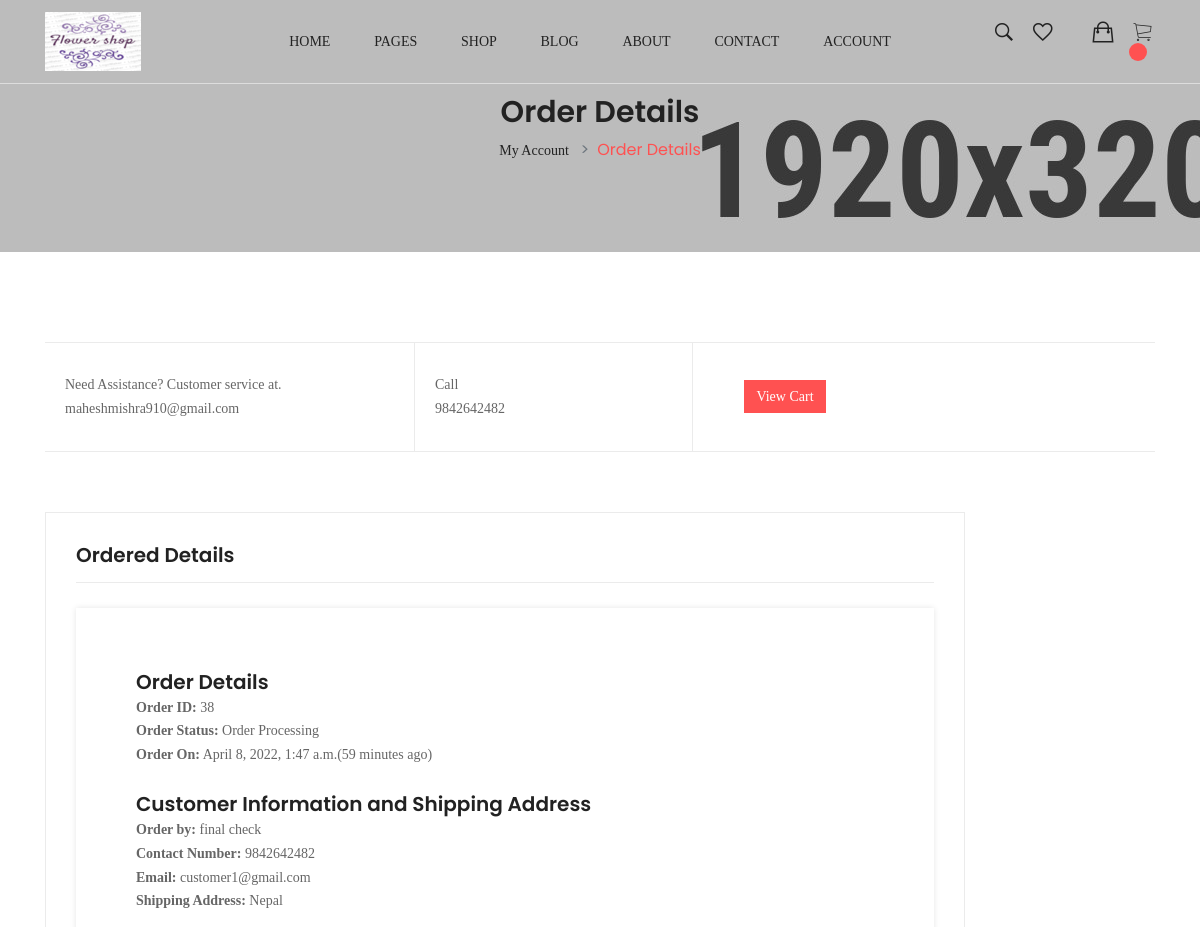
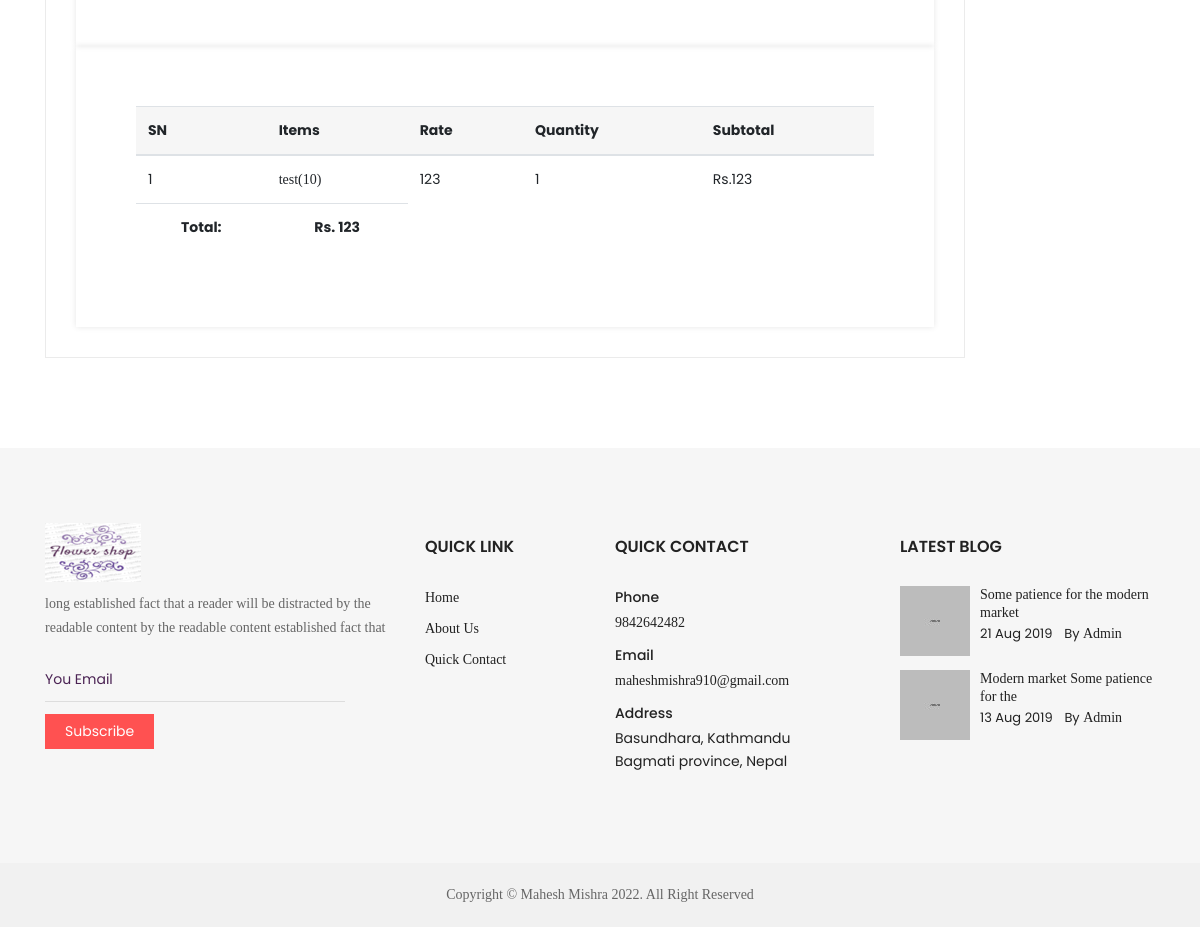
Page /profile/order-38/ (signed in) on the committed database (2 pictures, top to bottom).
### mainApp/models.py (models this page shows, shortened)
class Order(models.Model):
    cart = models.OneToOneField(Cart, on_delete=models.CASCADE)
    ordered_by = models.CharField(max_length=150)
    shipping_address = models.CharField(max_length=200)
    mobile = models.CharField(max_length=10)
    email = models.EmailField(null=True, blank=True)
    subtotal = models.PositiveIntegerField()
    discount = models.PositiveIntegerField()
    total = models.PositiveIntegerField()
    order_status = models.CharField(max_length=50, choices=ORDER_STATUS)
    created_at = models.DateTimeField(auto_now_add=True)
    payment_method = models.CharField(max_length=20, choices=METHOD, default="Cash On Delivery")
    patment_completed = models.BooleanField(default=False, null=True, blank=True)

class CartProduct(models.Model):
    cart = models.ForeignKey(Cart, on_delete=models.CASCADE)
    product = models.ForeignKey(Product, on_delete=models.CASCADE)
    rate = models.PositiveIntegerField()
    quantity = models.PositiveIntegerField()
    subtotal = models.PositiveIntegerField()

class Product(models.Model):
    title = models.CharField(max_length=150)
    slug = models.SlugField(unique=True)
    category = models.ForeignKey(Category, on_delete=models.CASCADE)
    image = models.ImageField(upload_to="products")
    marked_price = models.PositiveIntegerField()
    selling_prince = models.PositiveIntegerField()
    description = models.TextField()
    return_policy = models.CharField(max_length=300, null=True, blank=True)
    view_count = models.PositiveIntegerField(default=0)

### mainApp/views.py (the view)
# urls.py: path("profile/order-<int:pk>/", CustomerOrderDetailView.as_view(), name="customerorderdetail"),
class CustomerOrderDetailView(DetailView):
    template_name = "customerorderdetails.html"
    model = Order
    context_object_name = "ord_obj"
    def dispatch(self, request, *args, **kwargs):
        if request.user.is_authenticated and Customer.objects.filter(user=request.user).exists():
            order_id = self.kwargs["pk"]
            order = Order.objects.get(id=order_id)
            if request.user.customer != order.cart.customer: #authenticated for other customer ordered details
                return redirect("mainApp:customerprofile")
        else:
            return redirect("/login/?next=/profile/")
        return super().dispatch(request, *args, **kwargs)

### templates/customerorderdetails.html (shortened to what this page needs)
{% extends 'base.html' %}
{% load static %}
{% block content %}
        <div class="breadcrumb-area section-ptb">
            <div class="container">
                <div class="row">
                    <div class="col-12">
                        <h2 class="breadcrumb-title">Order Details</h2>
                        <ul class="breadcrumb-list">
                            <li class="breadcrumb-item"><a href="{% url 'mainApp:customerprofile' %}">My account</a></li>
                            <li class="breadcrumb-item active">Order Details</li>
                        </ul>
                    </div>
                </div>
            </div>
        </div>
        <div class="main-content-wrap section-ptb my-account-page">
            <div class="container">
                <div class="row">
                    <div class="col-12">
                        <div class="account-dashboard">
                            <div class="dashboard-upper-info">
                                <div class="row align-items-center no-gutters">
                                    <div class="col-lg-4 col-md-12">
                                        <div class="d-single-info">
                                            <p>Need Assistance? Customer service at.</p>
                                            <p>maheshmishra910@gmail.com</p>
                                        </div>
                                    </div>
                                    <div class="col-lg-3 col-md-12">
                                        <div class="d-single-info">
                                            <p>Call </p>
                                            <p>9842642482</p>
                                        </div>
                                    </div>
                                    <div class="col-lg-2 col-md-12">
                                        <div class="d-single-info text-lg-center">
                                            <a href="{% url 'mainApp:mycart' %}" class="view-cart">view cart</a>
                                        </div>
                                    </div>
                                </div>
                            </div>
                            <div class="row">
                                <div class="col-md-12 col-lg-10">
                                    <div class="tab-content dashboard-content">
                                        <div class="tab-pane active" id="dashboard">
                                            <h3>Ordered details </h3>
                                            <div class="login">
                                                <div class="login-form-container">
                                                    <div class="account-login-form">
                                                    <h4>Order Details</h4>
                                                     <p><span class="font-weight-bold">Order ID:</span> {{ord_obj.id}} </p>
                                                     <p><span class="font-weight-bold">Order Status:</span> {{ord_obj.order_status}} </p>
                                                     <p><span class="font-weight-bold">Order On:</span> {{ord_obj.created_at}}({{ord_obj.created_at|timesince}} ago) </p>
                                                     <br>
                                                     <h4>Customer Information and Shipping Address</h4>
                                                     <p><span class="font-weight-bold">Order by:</span> {{ord_obj.ordered_by}} </p>
                                                     <p><span class="font-weight-bold">Contact Number:</span> {{ord_obj.mobile}} </p>
                                                     <p><span class="font-weight-bold">Email:</span> {{ord_obj.email}} </p>
                                                     <p><span class="font-weight-bold">Shipping Address:</span> {{ord_obj.shipping_address}} </p>
                                                    </div>
                                                </div>
                                            </div>
                                        </div>
                                        <div class="tab-pane active" id="dashboard">
                                            <div class="login">
                                                <div class="login-form-container">
                                                    <div class="account-login-form">
                                                        <table class="table">
                                                            <thead>
                                                                <tr>
                                                                    <th>SN</th>
                                                                    <th>Items</th>
                                                                    <th>Rate</th>
                                                                    <th>Quantity</th>
                                                                    <th>Subtotal</th>
                                                                </tr>
                                                            </thead>
                                                            <tbody>
                                                                {% for cp in ord_obj.cart.cartproduct_set.all %}
                                                                <tr>
                                                                    <td>{{forloop.counter}}</td>
                                                                    <td><a target="blank" href="{% url 'mainApp:productdetail' cp.product.slug %}">{{cp.product.title}}({{cp.product.id}})</a></td>
                                                                    <td>{{cp.rate}}</td>
                                                                    <td>{{cp.quantity}}</td>
                                                                    <td>Rs.{{cp.subtotal}}</td>
                                                                </tr>
                                                                {% endfor %}
                                                                <tr>
                                                                    <th>
                                                                        <center>  Total:  </center>
                                                                      </th>
                                                                    <th>
                                                                      <center>  Rs. {{ord_obj.total}} </center>
                                                                    </th>
                                                                </tr>
                                                            </tbody>
                                                        </table>
                                                    </div>
                                                </div>
                                            </div>
                                        </div>
                                    </div>
                                </div>
                            </div>
                        </div>
                    </div>
                </div>
            </div>
        </div>
{% endblock %}

### static/assets/csss/main.css (style rules this page uses)
h1,h2,h3,h4,h5,h6 { margin: 0px; }
p { font-family: SourceSansPro-Regular; font-size: 14px; line-height: 1.7; color: #666666; margin: 0px; }

### rows in the picture
Order: id "38", order_status "Order Processing", created_at "April 8, 2022, 1:47 a.m.", created_at "59 minutes", ordered_by "final check", mobile "9842642482", email "customer1@gmail.com", shipping_address "Nepal", total "123"
CartProduct: product "test", product.id "10", rate "123", quantity "1", subtotal "123"
